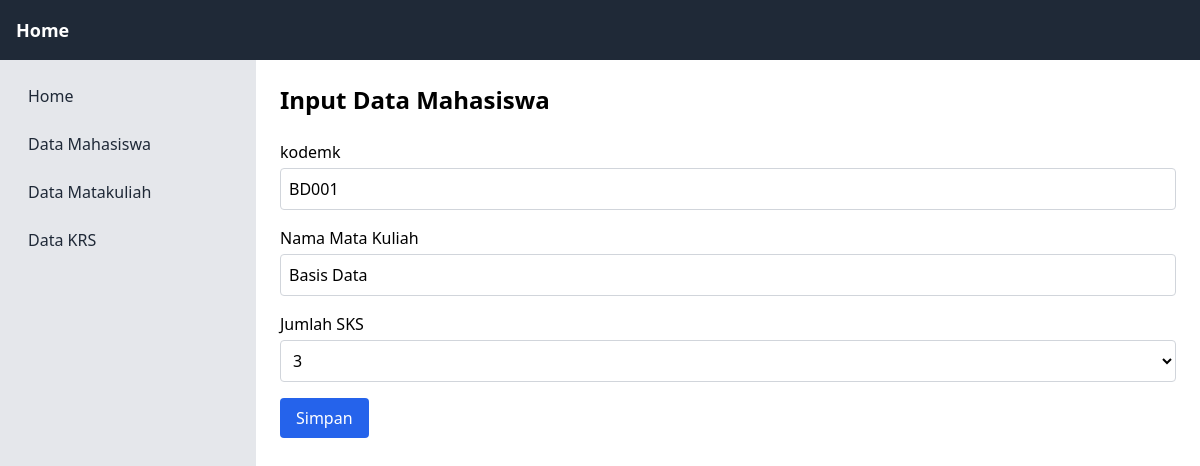
The page /matakuliah/edit-matakuliah.php?kodemk=BD001 on the database its author committed.
### tables this page shows
CREATE TABLE `matakuliah` (
  `kodemk` char(6) NOT NULL,
  `nama` varchar(50) DEFAULT NULL,
  `jumlah_sks` int(3) DEFAULT NULL
);

### matakuliah/edit-matakuliah.php (the view, shortened to what this page needs)
<?php
if (isset($_GET['kodemk'])) {
    include "../koneksi.php";
    $kodemk = $_GET['kodemk'];
    $query = mysqli_query($koneksi, "SELECT * FROM matakuliah WHERE
        kodemk='$kodemk'");
    $data = mysqli_fetch_array($query);
?>
<!DOCTYPE html>
<html lang="en">
<head>
    <script src="https://cdn.tailwindcss.com"></script>
</head>
<body>
    <header>
        <nav class="bg-gray-800 p-4 text-white flex justify-between items-center">
            <div class="flex items-center space-x-4">
                <a href="index.php" class="text-lg font-semibold">Home</a>
            </div>
        </nav>
    </header>
    <div class="flex min-h-screen">
        <?php
        $current_page = basename($_SERVER['PHP_SELF']);
        ?>
        <aside class="w-64 bg-gray-200 p-4">
            <nav class="flex flex-col space-y-2">
                <a href="../index.php"
                class="<?= $current_page == '../index.php' ? 'bg-blue-900 text-white' : 'text-gray-800 hover:bg-gray-300' ?> px-3 py-2 rounded">
                    Home
                </a>
                <a href="../mahasiswa/mahasiswa.php"
                class="<?= $current_page == 'mahasiswa.php' ? 'bg-blue-900 text-white' : 'text-gray-800 hover:bg-gray-300' ?> px-3 py-2 rounded">
                    Data Mahasiswa
                </a>
                <a href="matakuliah.php"
                class="<?= $current_page == 'matakuliah.php' ? 'bg-blue-900 text-white' : 'text-gray-800 hover:bg-gray-300' ?> px-3 py-2 rounded">
                    Data Matakuliah
                </a>
                <a href="../krs/krs.php"
                class="<?= $current_page == 'krs.php' ? 'bg-blue-900 text-white' : 'text-gray-800 hover:bg-gray-300' ?> px-3 py-2 rounded">
                    Data KRS
                </a>
            </nav>
        </aside>
        <div class="flex-1 p-6">
            <h1 class="text-2xl font-bold mb-6">Input Data Mahasiswa</h1>
            <form action="edit-matakuliah-proccess.php" method="POST" class="space-y-4">
                <div>
                    <label for="kodemk" class="block font-medium mb-1">kodemk</label>
                    <input type="text" id="kodemk" name="kodemk" required value="<?= $data['kodemk'] ?>"
                        class="w-full border border-gray-300 p-2 rounded focus:outline-none focus:ring-2 focus:ring-blue-500">
                </div>
                <div>
                    <label for="nama" class="block font-medium mb-1">Nama Mata Kuliah</label>
                    <input type="text" id="nama" name="nama" required value="<?= $data['nama'] ?>"
                        class="w-full border border-gray-300 p-2 rounded focus:outline-none focus:ring-2 focus:ring-blue-500">
                </div>
                <div>
                    <label for="jumlah_sks" class="block font-medium mb-1">Jumlah SKS</label>
                    <select name="jumlah_sks" id="jumlah_sks" required value="<?= $data['jumlah_sks'] ?>"
                        class="w-full border border-gray-300 p-2 rounded bg-white focus:outline-none focus:ring-2 focus:ring-blue-500">
                        <option value="3" <?= $data['jumlah_sks'] == '3' ? 'selected' : '' ?>>3</option>
                    </select>
                </div>
                <button type="submit" name="edit-matakuliah" class="bg-blue-600 text-white px-4 py-2 rounded hover:bg-blue-700 transition">Simpan</button>
            </form>
        </div>
    </div>
</body>
</html>
<?php
}
?>

### rows shown on the page
matakuliah: kodemk "BD001", nama "Basis Data", jumlah_sks "3"
